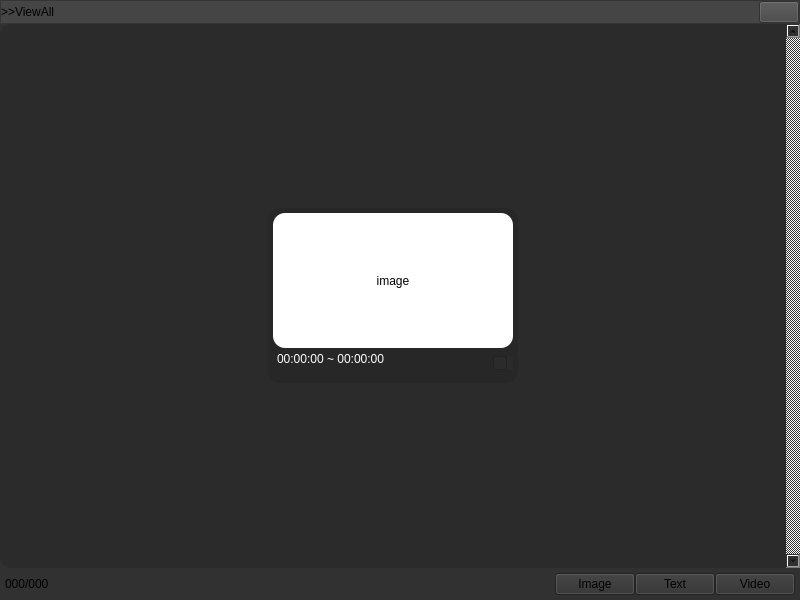
<?xml version="1.0" encoding="UTF-8"?>
<ui version="4.0">
 <class>Form</class>
 <widget class="QWidget" name="Form">
  <property name="geometry">
   <rect>
    <x>0</x>
    <y>0</y>
    <width>800</width>
    <height>600</height>
   </rect>
  </property>
  <property name="minimumSize">
   <size>
    <width>800</width>
    <height>600</height>
   </size>
  </property>
  <property name="maximumSize">
   <size>
    <width>800</width>
    <height>600</height>
   </size>
  </property>
  <property name="windowTitle">
   <string>Form</string>
  </property>
  <property name="styleSheet">
   <string notr="true">background-color: rgb(49,49,49);
</string>
  </property>
  <layout class="QVBoxLayout" name="verticalLayout">
   <property name="spacing">
    <number>0</number>
   </property>
   <property name="leftMargin">
    <number>0</number>
   </property>
   <property name="topMargin">
    <number>0</number>
   </property>
   <property name="rightMargin">
    <number>0</number>
   </property>
   <property name="bottomMargin">
    <number>0</number>
   </property>
   <item>
    <widget class="QFrame" name="framebar">
     <property name="styleSheet">
      <string notr="true">background-color: #454545</string>
     </property>
     <property name="frameShape">
      <enum>QFrame::Shape::StyledPanel</enum>
     </property>
     <property name="frameShadow">
      <enum>QFrame::Shadow::Raised</enum>
     </property>
     <layout class="QHBoxLayout" name="horizontalLayout_2">
      <property name="spacing">
       <number>0</number>
      </property>
      <property name="leftMargin">
       <number>0</number>
      </property>
      <property name="topMargin">
       <number>0</number>
      </property>
      <property name="rightMargin">
       <number>0</number>
      </property>
      <property name="bottomMargin">
       <number>0</number>
      </property>
      <item>
       <widget class="QLabel" name="title">
        <property name="text">
         <string>&gt;&gt;ViewAll</string>
        </property>
       </widget>
      </item>
      <item>
       <spacer name="horizontalSpacer_2">
        <property name="orientation">
         <enum>Qt::Orientation::Horizontal</enum>
        </property>
        <property name="sizeHint" stdset="0">
         <size>
          <width>764</width>
          <height>20</height>
         </size>
        </property>
       </spacer>
      </item>
      <item>
       <widget class="QPushButton" name="closeWindowButton">
        <property name="text">
         <string/>
        </property>
        <property name="icon">
         <iconset theme="QIcon::ThemeIcon::ApplicationExit"/>
        </property>
       </widget>
      </item>
     </layout>
    </widget>
   </item>
   <item>
    <widget class="QScrollArea" name="clipList">
     <property name="styleSheet">
      <string notr="true">background-color: rgb(43, 43, 43);
border-radius: 12px;</string>
     </property>
     <property name="verticalScrollBarPolicy">
      <enum>Qt::ScrollBarPolicy::ScrollBarAlwaysOn</enum>
     </property>
     <property name="widgetResizable">
      <bool>true</bool>
     </property>
     <widget class="QWidget" name="scrollAreaWidgetContents">
      <property name="geometry">
       <rect>
        <x>0</x>
        <y>0</y>
        <width>783</width>
        <height>540</height>
       </rect>
      </property>
      <layout class="QGridLayout" name="gridLayout">
       <item row="0" column="0">
        <widget class="QFrame" name="clip">
         <property name="minimumSize">
          <size>
           <width>250</width>
           <height>175</height>
          </size>
         </property>
         <property name="maximumSize">
          <size>
           <width>250</width>
           <height>175</height>
          </size>
         </property>
         <property name="styleSheet">
          <string notr="true">QFrame {
    background-color: #272727;
}

#frame_2:hover {
    border: 2px solid #ffffff;
}</string>
         </property>
         <property name="frameShape">
          <enum>QFrame::Shape::StyledPanel</enum>
         </property>
         <property name="frameShadow">
          <enum>QFrame::Shadow::Raised</enum>
         </property>
         <layout class="QGridLayout" name="gridLayout_2" rowstretch="30,0,0" columnstretch="110,0,0">
          <property name="leftMargin">
           <number>5</number>
          </property>
          <property name="topMargin">
           <number>5</number>
          </property>
          <property name="rightMargin">
           <number>5</number>
          </property>
          <property name="bottomMargin">
           <number>5</number>
          </property>
          <property name="spacing">
           <number>0</number>
          </property>
          <item row="2" column="0">
           <widget class="QTextBrowser" name="timestamp">
            <property name="sizePolicy">
             <sizepolicy hsizetype="Preferred" vsizetype="Preferred">
              <horstretch>0</horstretch>
              <verstretch>0</verstretch>
             </sizepolicy>
            </property>
            <property name="minimumSize">
             <size>
              <width>0</width>
              <height>0</height>
             </size>
            </property>
            <property name="maximumSize">
             <size>
              <width>150</width>
              <height>30</height>
             </size>
            </property>
            <property name="styleSheet">
             <string notr="true">background-color: #272727;
color: rgb(255,255,255);</string>
            </property>
            <property name="html">
             <string>&lt;!DOCTYPE HTML PUBLIC &quot;-//W3C//DTD HTML 4.0//EN&quot; &quot;http://www.w3.org/TR/REC-html40/strict.dtd&quot;&gt;
&lt;html&gt;&lt;head&gt;&lt;meta name=&quot;qrichtext&quot; content=&quot;1&quot; /&gt;&lt;meta charset=&quot;utf-8&quot; /&gt;&lt;style type=&quot;text/css&quot;&gt;
p, li { white-space: pre-wrap; }
hr { height: 1px; border-width: 0; }
li.unchecked::marker { content: &quot;\2610&quot;; }
li.checked::marker { content: &quot;\2612&quot;; }
&lt;/style&gt;&lt;/head&gt;&lt;body style=&quot; font-family:'맑은 고딕'; font-size:9pt; font-weight:400; font-style:normal;&quot;&gt;
&lt;p style=&quot; margin-top:0px; margin-bottom:0px; margin-left:0px; margin-right:0px; -qt-block-indent:0; text-indent:0px;&quot;&gt;00:00:00 ~ 00:00:00&lt;/p&gt;&lt;/body&gt;&lt;/html&gt;</string>
            </property>
           </widget>
          </item>
          <item row="0" column="0" rowspan="2" colspan="3">
           <widget class="QLabel" name="image">
            <property name="styleSheet">
             <string notr="true">background-color: #ffffff</string>
            </property>
            <property name="text">
             <string>image</string>
            </property>
            <property name="alignment">
             <set>Qt::AlignmentFlag::AlignCenter</set>
            </property>
           </widget>
          </item>
          <item row="2" column="2">
           <widget class="QCheckBox" name="clipcheckBox">
            <property name="sizePolicy">
             <sizepolicy hsizetype="Fixed" vsizetype="Fixed">
              <horstretch>0</horstretch>
              <verstretch>0</verstretch>
             </sizepolicy>
            </property>
            <property name="minimumSize">
             <size>
              <width>0</width>
              <height>0</height>
             </size>
            </property>
            <property name="styleSheet">
             <string notr="true"/>
            </property>
            <property name="text">
             <string/>
            </property>
            <property name="checkable">
             <bool>true</bool>
            </property>
            <property name="tristate">
             <bool>false</bool>
            </property>
           </widget>
          </item>
         </layout>
        </widget>
       </item>
      </layout>
     </widget>
    </widget>
   </item>
   <item>
    <layout class="QHBoxLayout" name="downFrame">
     <property name="leftMargin">
      <number>5</number>
     </property>
     <property name="topMargin">
      <number>5</number>
     </property>
     <property name="rightMargin">
      <number>5</number>
     </property>
     <property name="bottomMargin">
      <number>5</number>
     </property>
     <item>
      <widget class="QLabel" name="clipCount">
       <property name="sizePolicy">
        <sizepolicy hsizetype="Fixed" vsizetype="Preferred">
         <horstretch>0</horstretch>
         <verstretch>0</verstretch>
        </sizepolicy>
       </property>
       <property name="text">
        <string>000/000</string>
       </property>
      </widget>
     </item>
     <item>
      <spacer name="horizontalSpacer">
       <property name="orientation">
        <enum>Qt::Orientation::Horizontal</enum>
       </property>
       <property name="sizeHint" stdset="0">
        <size>
         <width>40</width>
         <height>20</height>
        </size>
       </property>
      </spacer>
     </item>
     <item>
      <widget class="QPushButton" name="imageDownButoon">
       <property name="text">
        <string>Image</string>
       </property>
      </widget>
     </item>
     <item>
      <widget class="QPushButton" name="textDownButton">
       <property name="text">
        <string>Text</string>
       </property>
      </widget>
     </item>
     <item>
      <widget class="QPushButton" name="pushButton_3">
       <property name="text">
        <string>Video</string>
       </property>
      </widget>
     </item>
    </layout>
   </item>
  </layout>
 </widget>
 <resources/>
 <connections/>
</ui>
